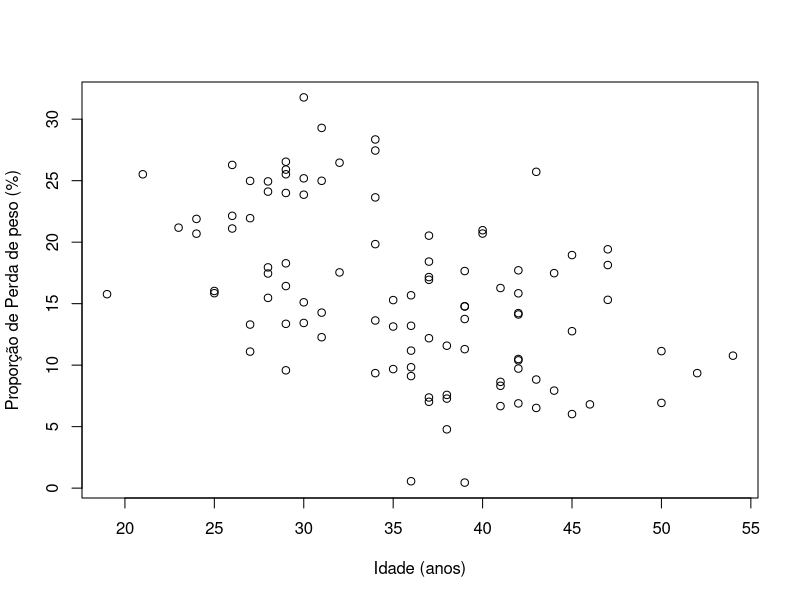
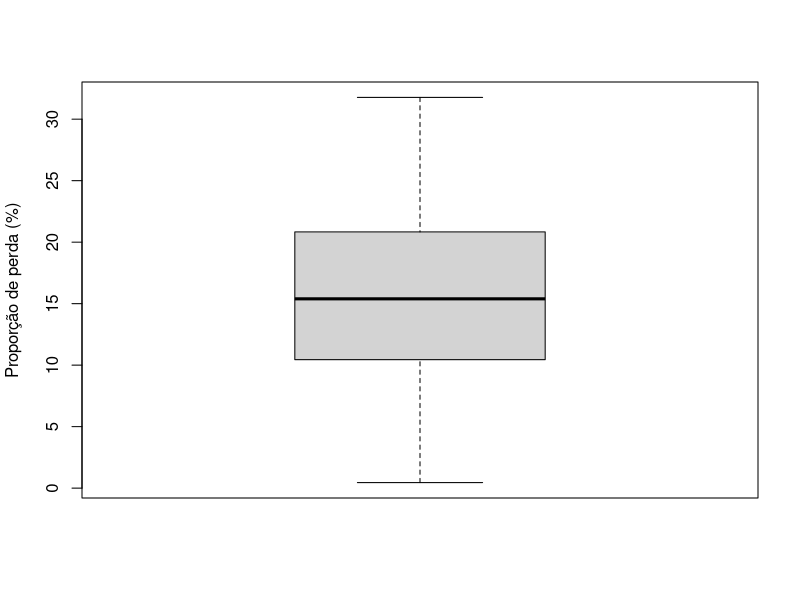
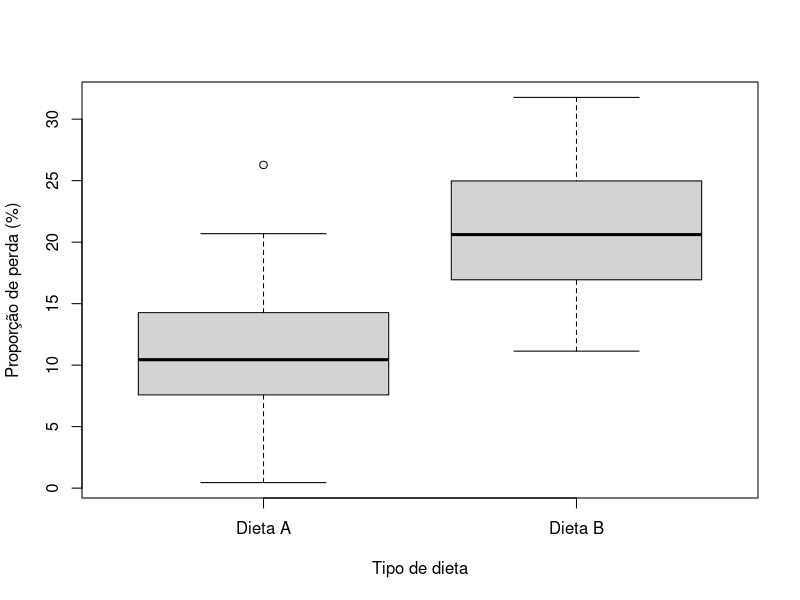
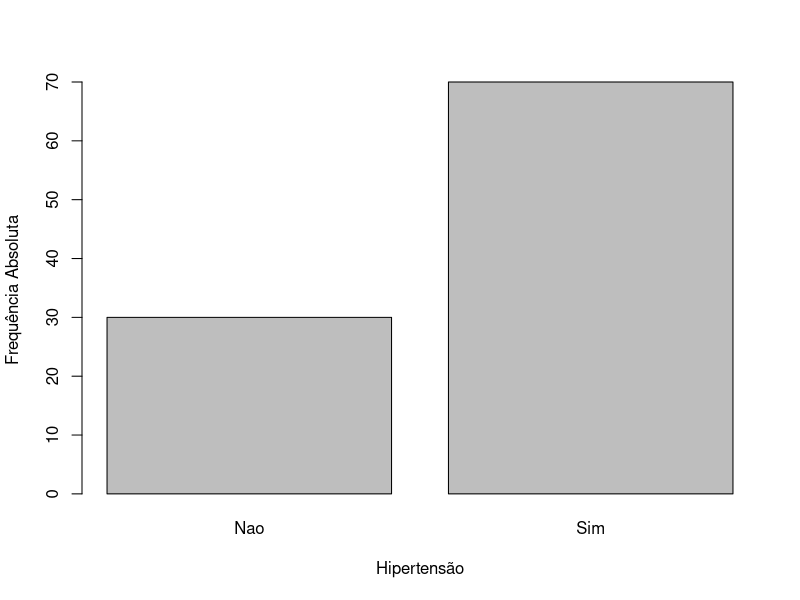
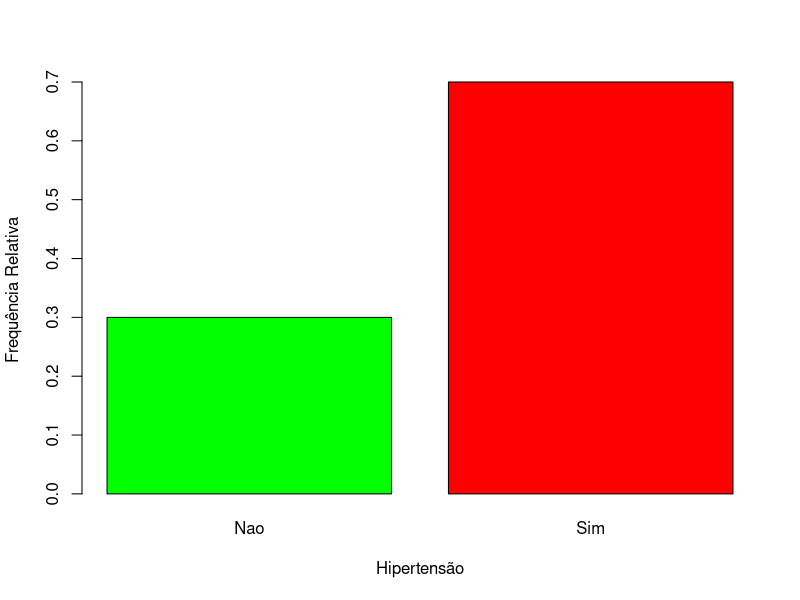

Write R code to recreate these figures, in order.
setwd("~/Documents/projects/UTFPR/probabilidade-e-estatistica-MA35B/aula3/exercicios/ex1")
dieta <- read.csv(file = "Dieta.csv", sep=";", dec = ".")

dietaTable <- table(dieta$Hipertensao)
dietaProp <- prop.table(dietaTable)

dietaTable2 <- table(dieta$Dieta, dieta$Hipertensao)
dietaProp2 <- prop.table(dietaTable2)

plot(dieta$Idade, dieta$Perda, xlab="Idade (anos)", ylab="Proporção de Perda de peso (%)")

cor(dieta$Idade, dieta$Perda, method = "spearman")
cor(dieta$Idade, dieta$Perda, method = "pearson")
cor(dieta$Idade, dieta$Perda, method = "kendall")

boxplot(dieta$Perda, ylab="Proporção de perda (%)")
boxplot(dieta$Perda~dieta$Dieta, ylab="Proporção de perda (%)", xlab = "Tipo de dieta", names=c("Dieta A", "Dieta B"))

tabela <- table(dieta$Hipertensao)
barplot(tabela,ylab="Frequência Absoluta",xlab="Hipertensão")
barplot(prop.table(tabela),ylab="Frequência Relativa",xlab="Hipertensão",col=c("green","red"))

dietaProp
dietaProp2

